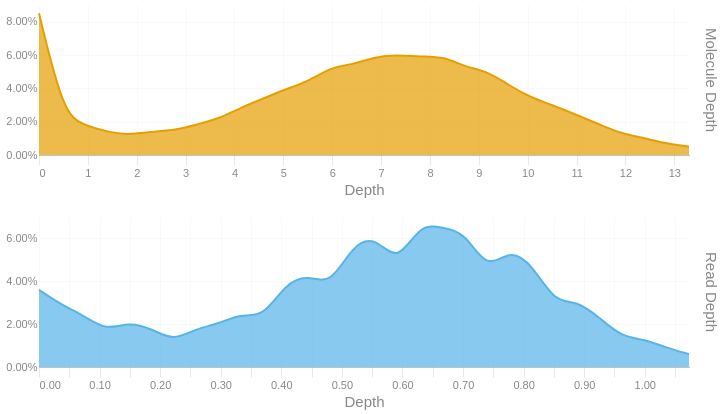

Source (notebook cell):
### Code cell
readdep = depth_hist(tb['Read Depth'], q99, 3)
readdep = readdep.with_columns(pl.lit('Read Depth').alias('Metric'))
if not SKIPLR:
    moldep = depth_hist(tb['Molecule Depth'], mol_q99, 1)
    moldep = moldep.with_columns(pl.lit('Molecule Depth').alias('Metric'))
    _hist = pl.concat([readdep, moldep])
    _hist = _hist.filter(pl.col('Proportion') != 0)
    with SafeRender(_hist):
        (
            alt.Chart(_hist)        
            .mark_area(interpolate = "basis")
            .encode(
                x=alt.X('Bin:Q').scale(domainMin=0).axis(alt.Axis(title='Depth')),
                y = alt.Y('Proportion:Q', title = None).axis(format = '.2%'),
                color = alt.Color('Metric:N').legend(None),
                row = alt.Row("Metric:N").header(title = None, labelOrient = 'right'),
                tooltip = [
                    alt.Tooltip("Metric:N", title = "Metric"),
                    alt.Tooltip('Interval:N', title = "Depth Interval"),
                    alt.Tooltip('Proportion:Q', title = "% Alignments").format('.2%')
                ]
            )
            .resolve_scale(x='independent', y='independent')
            .properties(
                height = 150, width = 650,
                usermeta={'embedOptions': {'downloadFileName': f'{samplename}.depth.hist'}}
            )
        ).display()
else:
    readdep = readdep.filter(pl.col('Proportion') != 0)
    with SafeRender(readdep):
        (
            alt.Chart(readdep)        
            .mark_area(interpolate = "basis")
            .encode(
                x=alt.X('Bin:Q').scale(domainMin=0).axis(alt.Axis(title='Depth')),
                y = alt.Y('Proportion:Q', title = None).axis(format = '.2%'),
                tooltip = [
                    alt.Tooltip('Interval:N', title = "Depth Interval"),
                    alt.Tooltip('Proportion:Q', title = "% Alignments").format('.2%')
                ]
            )
            .properties(
                usermeta={'embedOptions': {'downloadFileName': f'{samplename}.depth.hist'}}
            )
        ).display()

### Figure 1 — Vega-Lite specification as saved in the notebook (floating-point values rounded to 4 significant figures)
{"width": 650, "height": 150, "config": {"title": {"anchor": "start", "dy": -15, "fontSize": 18, "color": "#888888", "subtitleColor": "#888888", "subtitleFontSize": 14}, "arc": {"fill": "#0072B2"}, "axis": {"domainColor": "#888888", "domainWidth": 0.5, "gridWidth": 0.2, "grid": false, "titleFontWeight": 400, "titleFontSize": 15, "labelFontSize": 11, "labelColor": "#888888", "tickColor": "#888888", "tickWidth": 0.2, "titleColor": "#888888"}, "axisBand": {"grid": false}, "axisX": {"grid": true, "tickSize": 10, "domainCap": "round"}, "axisY": {"domain": false, "grid": true, "tickSize": 0, "domainCap": "round"}, "background": "transparent", "header": {"labelFontSize": 15, "labelColor": "#888888", "titleFontSize": 15, "titleFontWeight": 600, "titleColor": "#888888"}, "legend": {"labelFont": "sans-serif", "labelFontSize": 12, "labelColor": "#888888", "symbolSize": 100, "symbolType": "circle", "titleFontSize": 12, "titlePadding": 10, "titleColor": "#888888", "title": null}, "range": {"category": ["#E69F00", "#56B4E9", "#009E73", "#F0E442", "#0072B2", "#D55E00", "#CC79A7", "#000000"], "diverging": ["#cfe8f3", "#a2d4ec", "#73bfe2", "#46abdb", "#1696d2", "#12719e"]}, "area": {"fill": "#0072B2", "fillOpacity": 0.7, "line": true, "strokeOpacity": 0.7}, "line": {"color": "#0072B2", "stroke": "#0072B2", "strokeWidth": 2}, "trail": {"color": "#0072B2", "stroke": "#0072B2", "strokeWidth": 0, "size": 1}, "point": {"filled": true, "fillOpacity": 1.0, "size": 95}, "text": {"color": "#888888", "fontSize": 11, "align": "right", "fontWeight": 400, "size": 11}, "bar": {"fill": "#0072B2", "stroke": null}, "view": {"stroke": null, "continuousWidth": 660, "continuousHeight": 400}}, "data": {"name": "data-e9f41fb33382ebaa36ad522e6385a096"}, "mark": {"type": "area", "interpolate": "basis"}, "encoding": {"color": {"field": "Metric", "legend": null, "type": "nominal"}, "row": {"field": "Metric", "header": {"title": null, "labelOrient": "right"}, "type": "nominal"}, "tooltip": [{"field": "Metric", "title": "Metric", "type": "nominal"}, {"field": "Interval", "title": "Depth Interval", "type": "nominal"}, {"field": "Proportion", "format": ".2%", "title": "% Alignments", "type": "quantitative"}], "x": {"axis": {"title": "Depth"}, "field": "Bin", "scale": {"domainMin": 0}, "type": "quantitative"}, "y": {"axis": {"format": ".2%"}, "field": "Proportion", "title": null, "type": "quantitative"}}, "resolve": {"scale": {"x": "independent", "y": "independent"}}, "usermeta": {"embedOptions": {"downloadFileName": "TF26LRJL0055_5B_10484332_23Y22YLT4_L7.depth.hist"}}, "$schema": "https://vega.github.io/schema/vega-lite/v6.4.1.json", "datasets": {"data-e9f41fb33382ebaa36ad522e6385a096": [{"Bin": 0.0, "Interval": "0.0-0.037", "Proportion": 0.036, "Metric": "Read Depth"}, {"Bin": 0.037, "Interval": "0.037-0.074", "Proportion": 0.029, "Metric": "Read Depth"}, {"Bin": 0.074, "Interval": "0.074-0.111", "Proportion": 0.024, "Metric": "Read Depth"}, {"Bin": 0.111, "Interval": "0.111-0.148", "Proportion": 0.017, "Metric": "Read Depth"}, {"Bin": 0.148, "Interval": "0.148-0.185", "Proportion": 0.021, "Metric": "Read Depth"}, {"Bin": 0.185, "Interval": "0.185-0.222", "Proportion": 0.018, "Metric": "Read Depth"}, {"Bin": 0.222, "Interval": "0.222-0.259", "Proportion": 0.012, "Metric": "Read Depth"}, {"Bin": 0.259, "Interval": "0.259-0.296", "Proportion": 0.018, "Metric": "Read Depth"}, {"Bin": 0.296, "Interval": "0.296-0.333", "Proportion": 0.02, "Metric": "Read Depth"}, {"Bin": 0.333, "Interval": "0.333-0.37", "Proportion": 0.025, "Metric": "Read Depth"}, {"Bin": 0.37, "Interval": "0.37-0.407", "Proportion": 0.023, "Metric": "Read Depth"}, {"Bin": 0.407, "Interval": "0.407-0.444", "Proportion": 0.039, "Metric": "Read Depth"}, {"Bin": 0.444, "Interval": "0.444-0.481", "Proportion": 0.043, "Metric": "Read Depth"}, {"Bin": 0.481, "Interval": "0.481-0.518", "Proportion": 0.038, "Metric": "Read Depth"}, {"Bin": 0.518, "Interval": "0.518-0.555", "Proportion": 0.057, "Metric": "Read Depth"}, {"Bin": 0.555, "Interval": "0.555-0.592", "Proportion": 0.061, "Metric": "Read Depth"}, {"Bin": 0.592, "Interval": "0.592-0.629", "Proportion": 0.048, "Metric": "Read Depth"}, {"Bin": 0.629, "Interval": "0.629-0.666", "Proportion": 0.067, "Metric": "Read Depth"}, {"Bin": 0.666, "Interval": "0.666-0.703", "Proportion": 0.065, "Metric": "Read Depth"}, {"Bin": 0.703, "Interval": "0.703-0.74", "Proportion": 0.063, "Metric": "Read Depth"}, {"Bin": 0.74, "Interval": "0.74-0.777", "Proportion": 0.045, "Metric": "Read Depth"}, {"Bin": 0.777, "Interval": "0.777-0.814", "Proportion": 0.055, "Metric": "Read Depth"}, {"Bin": 0.814, "Interval": "0.814-0.851", "Proportion": 0.048, "Metric": "Read Depth"}, {"Bin": 0.851, "Interval": "0.851-0.888", "Proportion": 0.03, "Metric": "Read Depth"}, {"Bin": 0.888, "Interval": "0.888-0.925", "Proportion": 0.031, "Metric": "Read Depth"}, {"Bin": 0.925, "Interval": "0.925-0.962", "Proportion": 0.023, "Metric": "Read Depth"}, {"Bin": 0.962, "Interval": "0.962-0.999", "Proportion": 0.014, "Metric": "Read Depth"}, {"Bin": 0.999, "Interval": "0.999-1.036", "Proportion": 0.013, "Metric": "Read Depth"}, {"Bin": 1.036, "Interval": "1.036-1.073", "Proportion": 0.009, "Metric": "Read Depth"}, {"Bin": 1.073, "Interval": "1.073-1.11", "Proportion": 0.006, "Metric": "Read Depth"}, {"Bin": 0.0, "Interval": "0.0-0.5", "Proportion": 0.085, "Metric": "Molecule Depth"}, {"Bin": 0.5, "Interval": "0.5-0.9", "Proportion": 0.025, "Metric": "Molecule Depth"}, {"Bin": 0.9, "Interval": "0.9-1.4", "Proportion": 0.018, "Metric": "Molecule Depth"}, {"Bin": 1.4, "Interval": "1.4-1.8", "Proportion": 0.014, "Metric": "Molecule Depth"}, {"Bin": 1.8, "Interval": "1.8-2.3", "Proportion": 0.012, "Metric": "Molecule Depth"}, {"Bin": 2.3, "Interval": "2.3-2.8", "Proportion": 0.014, "Metric": "Molecule Depth"}, {"Bin": 2.8, "Interval": "2.8-3.2", "Proportion": 0.015, "Metric": "Molecule Depth"}, {"Bin": 3.2, "Interval": "3.2-3.7", "Proportion": 0.018, "Metric": "Molecule Depth"}, {"Bin": 3.7, "Interval": "3.7-4.1", "Proportion": 0.022, "Metric": "Molecule Depth"}, {"Bin": 4.1, "Interval": "4.1-4.6", "Proportion": 0.028, "Metric": "Molecule Depth"}, {"Bin": 4.6, "Interval": "4.6-5.0", "Proportion": 0.034, "Metric": "Molecule Depth"}, {"Bin": 5.0, "Interval": "5.0-5.5", "Proportion": 0.039, "Metric": "Molecule Depth"}, {"Bin": 5.5, "Interval": "5.5-6.0", "Proportion": 0.044, "Metric": "Molecule Depth"}, {"Bin": 6.0, "Interval": "6.0-6.4", "Proportion": 0.053, "Metric": "Molecule Depth"}, {"Bin": 6.4, "Interval": "6.4-6.9", "Proportion": 0.054, "Metric": "Molecule Depth"}, {"Bin": 6.9, "Interval": "6.9-7.3", "Proportion": 0.059, "Metric": "Molecule Depth"}, {"Bin": 7.3, "Interval": "7.3-7.8", "Proportion": 0.06, "Metric": "Molecule Depth"}, {"Bin": 7.8, "Interval": "7.8-8.3", "Proportion": 0.059, "Metric": "Molecule Depth"}, {"Bin": 8.3, "Interval": "8.3-8.7", "Proportion": 0.059, "Metric": "Molecule Depth"}, {"Bin": 8.7, "Interval": "8.7-9.2", "Proportion": 0.053, "Metric": "Molecule Depth"}, {"Bin": 9.2, "Interval": "9.2-9.6", "Proportion": 0.05, "Metric": "Molecule Depth"}, {"Bin": 9.6, "Interval": "9.6-10.1", "Proportion": 0.042, "Metric": "Molecule Depth"}, {"Bin": 10.1, "Interval": "10.1-10.5", "Proportion": 0.034, "Metric": "Molecule Depth"}, {"Bin": 10.5, "Interval": "10.5-11.0", "Proportion": 0.03, "Metric": "Molecule Depth"}, {"Bin": 11.0, "Interval": "11.0-11.5", "Proportion": 0.024, "Metric": "Molecule Depth"}, {"Bin": 11.5, "Interval": "11.5-11.9", "Proportion": 0.018, "Metric": "Molecule Depth"}, {"Bin": 11.9, "Interval": "11.9-12.4", "Proportion": 0.013, "Metric": "Molecule Depth"}, {"Bin": 12.4, "Interval": "12.4-12.8", "Proportion": 0.01, "Metric": "Molecule Depth"}, {"Bin": 12.8, "Interval": "12.8-13.3", "Proportion": 0.007, "Metric": "Molecule Depth"}, {"Bin": 13.3, "Interval": "13.3-13.76", "Proportion": 0.005, "Metric": "Molecule Depth"}]}}
